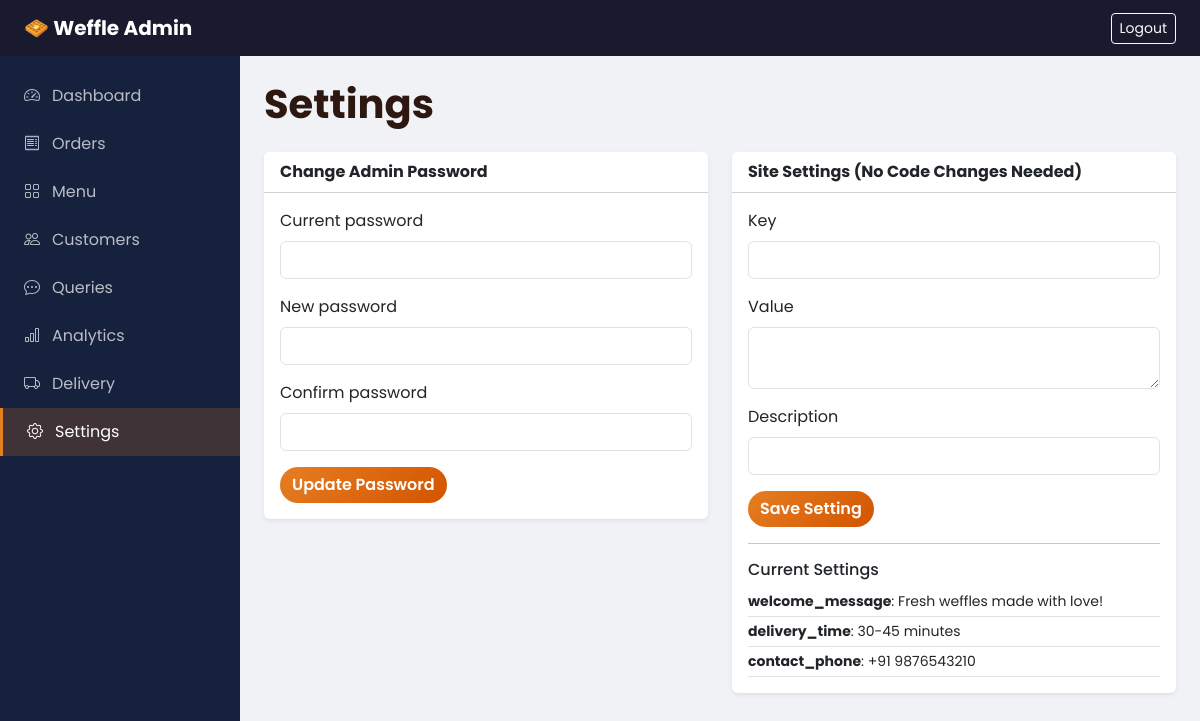
The page /admin-panel/settings/ (signed in) on the database its author committed.
### shop/models.py (models this page shows, shortened)
class SiteSetting(models.Model):
    key = models.CharField(max_length=100, unique=True)
    value = models.TextField()
    description = models.CharField(max_length=255, blank=True)
    updated_at = models.DateTimeField(auto_now=True)
    class Meta:
        verbose_name = 'Site setting'
        verbose_name_plural = 'Site settings'

### shop/views.py (the view)
# urls.py: path('admin-panel/settings/', views.admin_settings, name='admin_settings'),
@admin_required
def admin_settings(request):
    if request.method == 'POST':
        action = request.POST.get('action')
        if action == 'password':
            pw_form = AdminPasswordForm(request.POST)
            if pw_form.is_valid():
                if not request.user.check_password(pw_form.cleaned_data['current_password']):
                    messages.error(request, 'Current password is incorrect.')
                else:
                    request.user.set_password(pw_form.cleaned_data['new_password'])
                    request.user.save()
                    update_session_auth_hash(request, request.user)
                    messages.success(request, 'Password updated successfully.')
                return redirect('shop:admin_settings')
        elif action == 'setting':
            setting_form = SiteSettingForm(request.POST)
            if setting_form.is_valid():
                setting_form.save()
                messages.success(request, 'Setting saved.')
                return redirect('shop:admin_settings')
    else:
        pw_form = AdminPasswordForm()
        setting_form = SiteSettingForm()
    settings_list = SiteSetting.objects.all()
    return render(
        request,
        'shop/admin/settings.html',
        {'pw_form': pw_form, 'setting_form': setting_form, 'settings_list': settings_list},
    )

### shop/forms.py (shortened to what this page needs)
class AdminPasswordForm(forms.Form):
    current_password = forms.CharField(widget=forms.PasswordInput(attrs={'class': 'form-control'}))
    new_password = forms.CharField(widget=forms.PasswordInput(attrs={'class': 'form-control'}))
    confirm_password = forms.CharField(widget=forms.PasswordInput(attrs={'class': 'form-control'}))

class SiteSettingForm(forms.ModelForm):
    class Meta:
        model = SiteSetting
        fields = ['key', 'value', 'description']
        widgets = {
            'key': forms.TextInput(attrs={'class': 'form-control'}),
            'value': forms.Textarea(attrs={'class': 'form-control', 'rows': 2}),
            'description': forms.TextInput(attrs={'class': 'form-control'}),
        }

### shop/context_processors.py (called while the page is built)
def site_settings(request):
    return {
        'SITE_NAME': settings.SITE_NAME,
        'CURRENCY': settings.CURRENCY_SYMBOL,
        'cart_count': cart_count(request) if request.user.is_authenticated else 0,
    }

### shop/models.py (called while the page is built)
    @property
    def is_shop_admin(self):
        return self.role == self.ROLE_ADMIN or self.is_superuser

### shop/utils.py (called while the page is built)
def get_cart(request):
    return request.session.get('cart', {})

def cart_count(request):
    cart = get_cart(request)
    return sum(item.get('quantity', 0) for item in cart.values())

### templates/shop/admin/settings.html (shortened to what this page needs)
{% extends 'shop/admin/base_admin.html' %}
{% block admin_content %}
<div class="p-4">
    <h1 class="fw-bold mb-4">Settings</h1>
    <div class="row g-4">
        <div class="col-lg-6">
            <div class="card shadow-sm border-0">
                <div class="card-header bg-white fw-bold">Change Admin Password</div>
                <div class="card-body">
                    <form method="post">
                        {% for field in pw_form %}
                        <div class="mb-3"><label class="form-label">{{ field.label }}</label>{{ field }}</div>
                        {% endfor %}
                        <button type="submit" class="btn btn-weffle">Update Password</button>
                    </form>
                </div>
            </div>
        </div>
        <div class="col-lg-6">
            <div class="card shadow-sm border-0">
                <div class="card-header bg-white fw-bold">Site Settings (No Code Changes Needed)</div>
                <div class="card-body">
                    <form method="post">
                        {% for field in setting_form %}
                        <div class="mb-3"><label class="form-label">{{ field.label }}</label>{{ field }}</div>
                        {% endfor %}
                        <button type="submit" class="btn btn-weffle">Save Setting</button>
                    </form>
                    <hr>
                    <h6>Current Settings</h6>
                    {% for s in settings_list %}
                    <div class="d-flex justify-content-between py-1 border-bottom small">
                        <span><strong>{{ s.key }}</strong>: {{ s.value }}</span>
                    </div>
                    {% empty %}
                    <p class="text-muted small">No custom settings yet</p>
                    {% endfor %}
                </div>
            </div>
        </div>
    </div>
</div>
{% endblock %}

### static/shop/css/style.css (style rules this page uses)
:root { --weffle-primary: #e67e22; --weffle-dark: #d35400; --weffle-light: #fdebd0; --weffle-bg: #fffaf5; --weffle-text: #2c1810; --nav-height: 70px; }
* { box-sizing: border-box; }
body { font-family: 'Poppins', sans-serif; background: var(--weffle-bg); color: var(--weffle-text); min-height: 100vh; display: flex; flex-direction: column; }
.btn-weffle { background: linear-gradient(135deg, var(--weffle-primary), var(--weffle-dark)); border: none; color: #fff; font-weight: 600; border-radius: 50px; transition: transform 0.2s, box-shadow 0.2s; }
.admin-page { background: #f0f2f5; }

### rows shown on the page
SiteSetting: key "welcome_message", value "Fresh weffles made with love!"
SiteSetting: key "delivery_time", value "30-45 minutes"
SiteSetting: key "contact_phone", value "+91 9876543210"

### other values the page prints
{{ SITE_NAME }} "Weffle"
{{ field.label }} "Current password" "New password" "Confirm password"
{{ field.label }} "Key" "Value" "Description"
